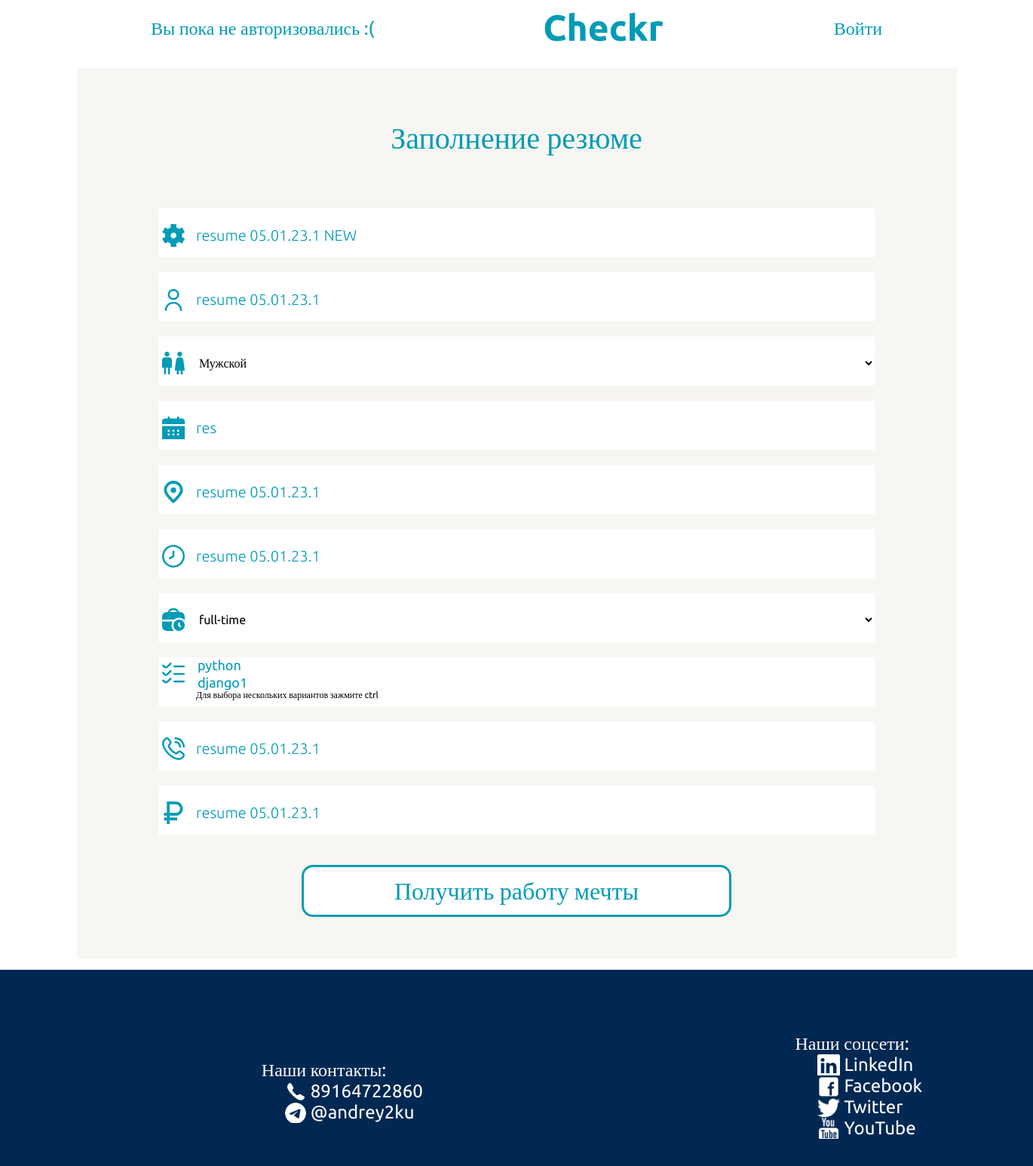
/lk/8/update, run on an earlier commit of the app's database.
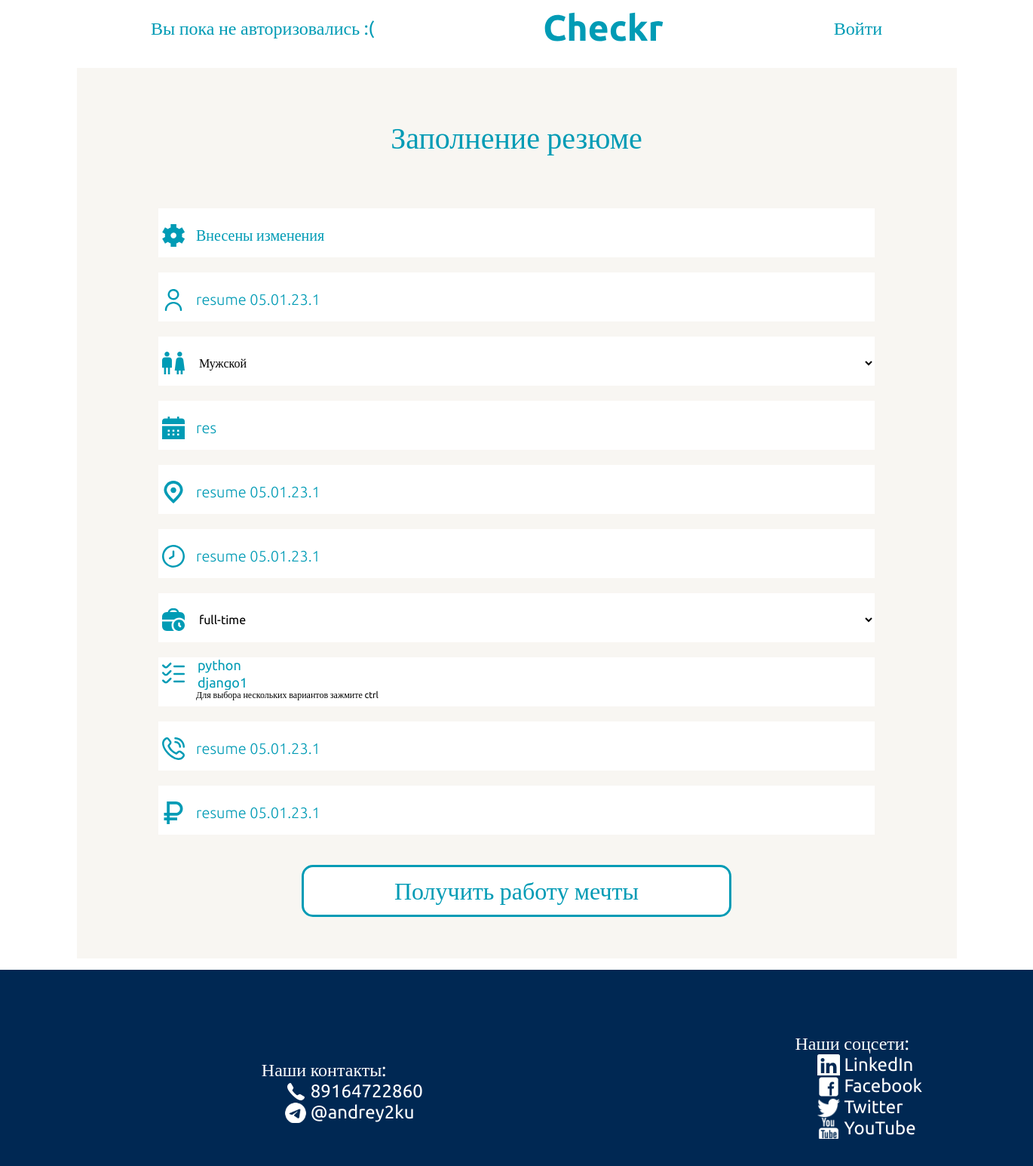
And on a later commit of the database.
### my_hh_app/models.py (models this page shows, shortened)
class Resume(models.Model):
    name = models.CharField("name", max_length=200)
    option = (("male", "Мужской"), ("female", "Женский"))
    gender = models.CharField("gender", max_length=200, choices=option ,)
    spec = models.TextField("speciality", max_length=200)
    experience = models.TextField("experience")
    option = (("full-time", "full-time"), ("part-time", "part-time"))
    type_of_employment = models.CharField("type_of_employment", max_length=200, choices=option)
    skills = models.ManyToManyField(Skills)
    age = models.CharField("age", max_length=100)
    phone = models.CharField("phone", max_length=20)
    salary = models.CharField("salary", max_length=200)
    adres = models.CharField("adres", max_length=200)
    author = models.ForeignKey(User, on_delete=models.SET_NULL, null=True)

### lk/views.py (the view, shortened to what this page needs)
# urls.py: path('<int:pk>/update', views.resume_update),
def resume_update(request, pk):
    context = {}
    resume = Resume.objects.get(id=pk)
    form = ResumeForm(instance=resume)
    context = {"form": form}
    return render(request, "my_hh_app/send_resume.html", context)

### my_hh_app/models.py (called while the page is built)
    def __str__(self):
        return self.skill

### my_hh_app/templates/my_hh_app/send_resume.html (shortened to what this page needs)
<!DOCTYPE html>
<html lang="en">
<head>
</head>
<body>
{% extends 'my_hh_app/base.html' %}
{% block content %}
<section>
  <div class="resume__div">
    <p class=login__p>Заполнение резюме</p>
    <form method="post" class="resume__form">
      <div class="all__input__div">
      <div class="resume__input__div"> {{form.spec}}</div>
      <div class="resume__input__div">{{form.name}}</div>
      <div class="resume__input__div">{{form.gender}}</div>
      <div class="resume__input__div">{{form.age}}</div>
      <div class="resume__input__div">{{form.adres}}</div>
      <div class="resume__input__div">{{form.experience}}</div>
      <div class="resume__input__div">{{form.type_of_employment}}</div>
      <div class="resume__input__div">{{form.skills}}<span class="hint__p">Для выбора нескольких вариантов зажмите ctrl</span></div>
      <div class="resume__input__div">{{form.phone}}</div>
      <div class="resume__input__div">{{form.salary}}</div>
      </div>
      <button class="save__resume__btn" type="submit"><p class="login__btn__p">Получить работу мечты</p></button>
    </form>
  </div>
</section>
{% endblock %}

What changed in the data, as far as the page shows it:
changed Resume "resume 05.01.23.1": spec "resume 05.01.23.1 NEW" → "Внесены изменения"
